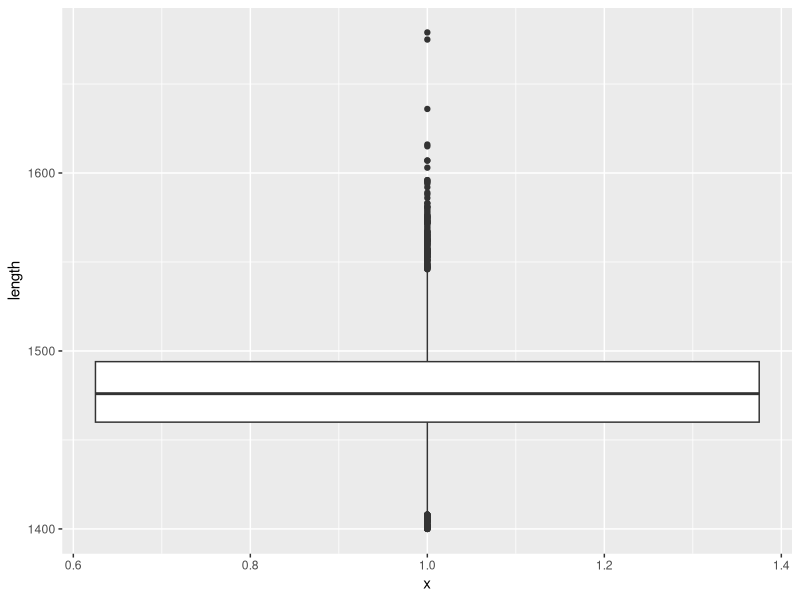

Here is the R script that generated this plot:
install.packages("readxl")
install.packages("ggplot2")

library("readxl")
library("ggplot2")

setwd("E:/R in MRI/Boxplot exercise")
getwd()

rep_64 = read_excel('rep_64.output.xlsx')
head(rep_64)

#boxplot("1" ~ "length", data = rep_64, xlab = "Read",
#        ylab = "Length", main = "Length of sequence reads")



# Store the graph
box_plot <- ggplot(rep_64, aes(x = 1, y = length))
# Add the geometric object box plot
box_plot +
  geom_boxplot()




